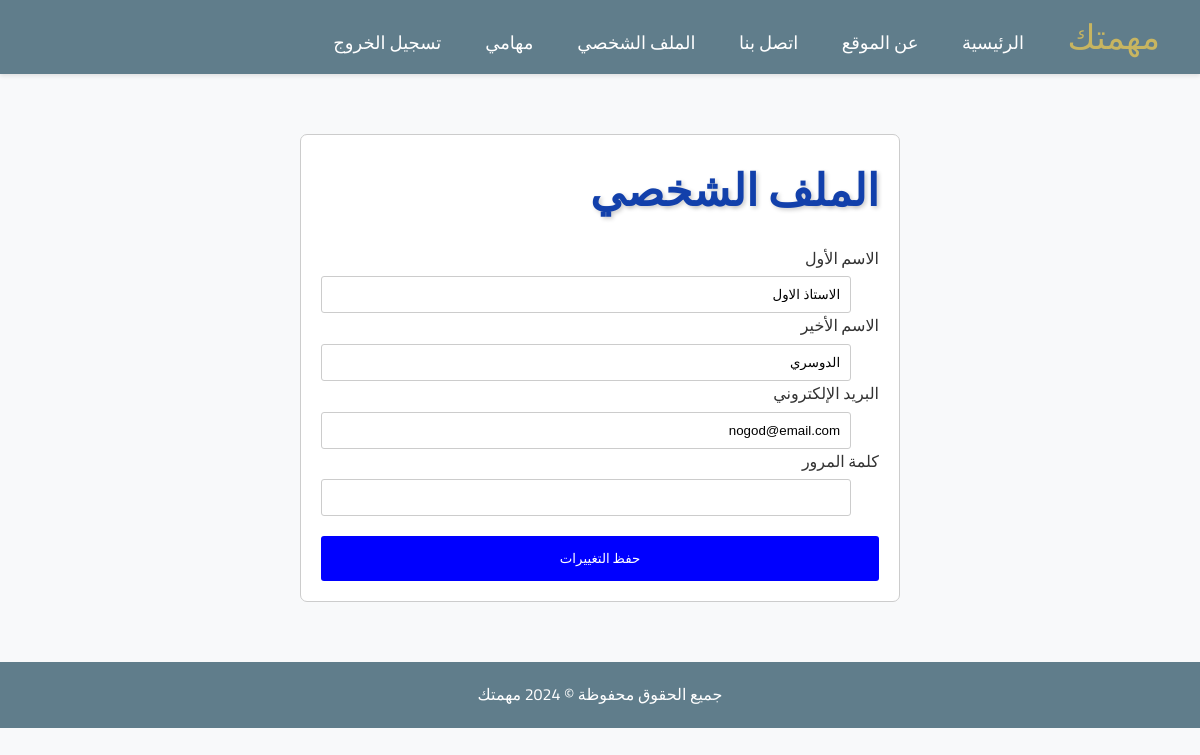
The app's page /teacher_profile.php (signed in) with its own data.
### tables this page shows
CREATE TABLE `teachers` (
  `teacher_id` int(11) NOT NULL,
  `first_name` varchar(50) NOT NULL,
  `last_name` varchar(50) NOT NULL,
  `email` varchar(100) NOT NULL,
  `password` varchar(255) NOT NULL
);

### teacher_profile.php (the view, shortened to what this page needs)
<!DOCTYPE html>
<html lang="ar">
<head>
</head>
<body>
    <?php include('header.php');?>
    <main>
    <?php
include "connect.php";
if(isset($_SESSION['user_type'])) {
    $userType = $_SESSION['user_type'];
    if($userType === 'teacher') {
        $query = "SELECT * FROM teachers WHERE email = '$_SESSION[email]'";
        $result = mysqli_query($conn, $query);
        if(mysqli_num_rows($result) > 0) {
            $row = mysqli_fetch_assoc($result);
            ?>
            <form method="post" action="update_profile_teacher.php">
                <h1>الملف الشخصي </h1>
                <label>الاسم الأول</label>
                <input type="text" name="first_name" value="<?php echo $row['first_name']; ?>">
                <br>
                <label>الاسم الأخير</label>
                <input type="text" name="last_name" value="<?php echo $row['last_name']; ?>">
                <br>
                <label>البريد الإلكتروني</label>
                <input type="email" name="email" value="<?php echo $row['email']; ?>">
                <br>
                <label>كلمة المرور</label>
                <input type="password" name="password" required>
                <br>
                <button type="submit">حفظ التغييرات</button>
            </form>
            <?php
        }
    }
} else {
    exit();
}
?>
    </main>
    <footer>
        <p>جميع الحقوق محفوظة &copy; 2024 مهمتك</p>
    </footer>
</body>
</html>

### teacher_profile.php (style rules this page uses)
* { margin: 0; padding: 0; box-sizing: border-box; }
body { font-family: 'Cairo', Tahoma, Geneva, Verdana, sans-serif; background-color: #f8f9fa; color: #333; line-height: 1.6; }
main { padding: 40px 20px; }
footer { background-color: rgba(96, 125, 139, 1); color: #fff; padding: 20px 0; text-align: center; }
form { width: 600px; margin: 20px auto; padding: 20px; background-color: #fff; border: 1px solid #ccc; border-radius: 7px; }
form label { display: block; margin-bottom: 5px; color: #333; text-align: right; }
form input[type="text"], form input[type="email"], form input[type="password"] { width: 95%; padding: 10px; border: 1px solid #ccc; border-radius: 3px; text-align: right; }
form button[type="submit"] { margin-top: 20px; width: 100%; padding: 10px; background-color: blue; color: #fff; border: none; border-radius: 3px; cursor: pointer; font-family: 'Cairo'; }
h2 ,h1 { color: #1240ab; font-family: 'Segoe UI', Tahoma, Geneva, Verdana, sans-serif; font-size: 44px; font-weight: bold; text-align: right; text-shadow: 2px 2px 4px rgba(0, 0, 0, 0.2); margin-bottom: 20px; font-family: 'Cairo', Tahoma, Geneva, Verdana, sans-serif; }

### records on screen
teachers: first_name "الاستاذ الاول", last_name "الدوسري", email "nogod@email.com"
